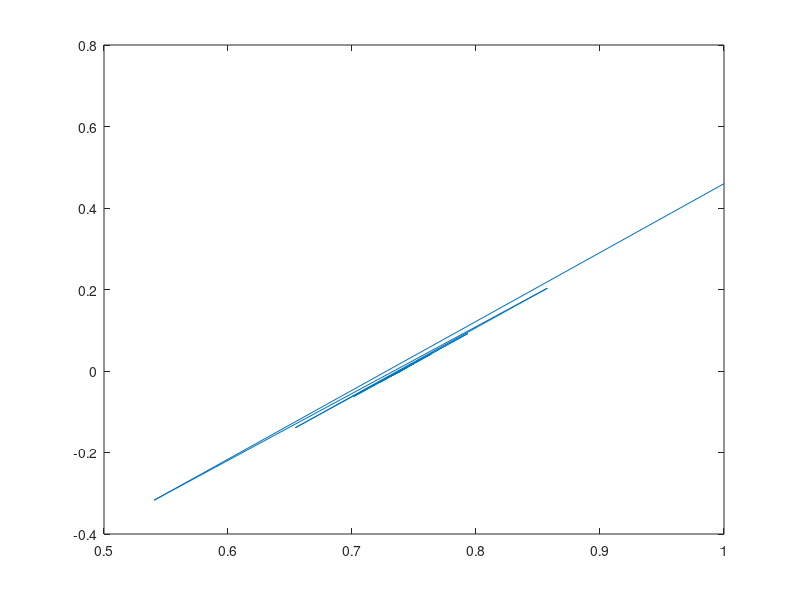

Write MATLAB code to recreate this figure.
% Fixed-Point Iteration for solving x = cos(x)
clc; close all; clear all;

fprintf('Resolution by Fixed-point theorem\n');

% variables
iter = 0;          % iteration counter
iterlim = 100;     % maximum number of iterations
elim = 1e-6;       % error tolerance
x0 = 0;            % initial guess (you can change this value)
x = x0;            % current approximation
e = 1e20;          % initialize error to a large number

pt_xt = []; 


% Fixed-point iteration loop
while (e > elim) && (iter < iterlim)
    xnew = cos(x);          % g_function(x) = cos(x)
    e = abs(xnew - x);      % compute absolute error
    x = xnew;               % update the approximation
    iter = iter + 1;        % increment the iteration counter

    pt_xt(iter)= x;
    fprintf('iter %d: x = %.8f, e = %.8e\n', iter, x, e);
end
pt_fxt = pt_xt - cos(pt_xt);
fprintf('The fixed point is approximately x = %.8f\n', x);

figure(1)
plot(pt_xt, pt_fxt)

